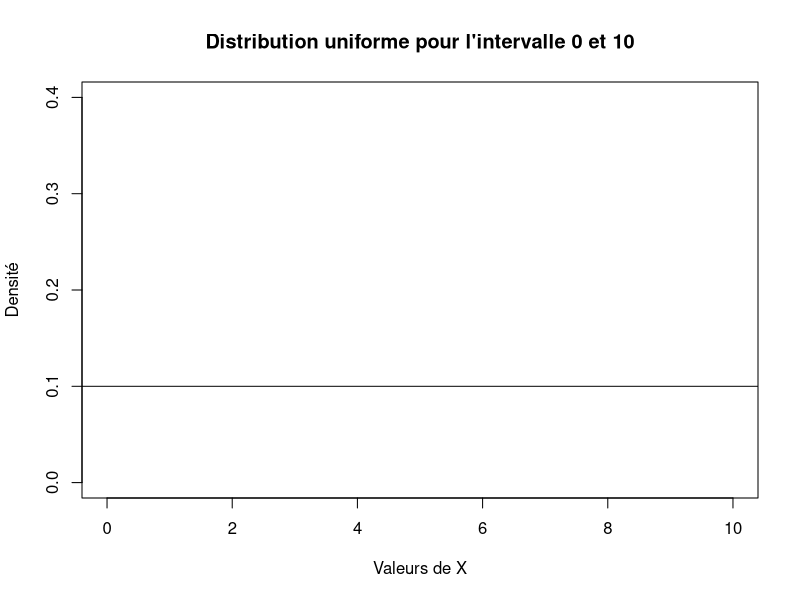
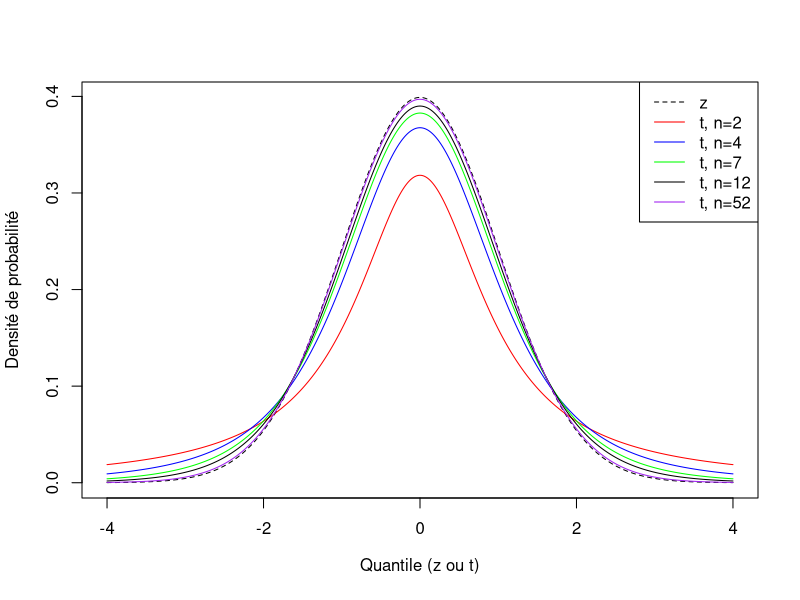
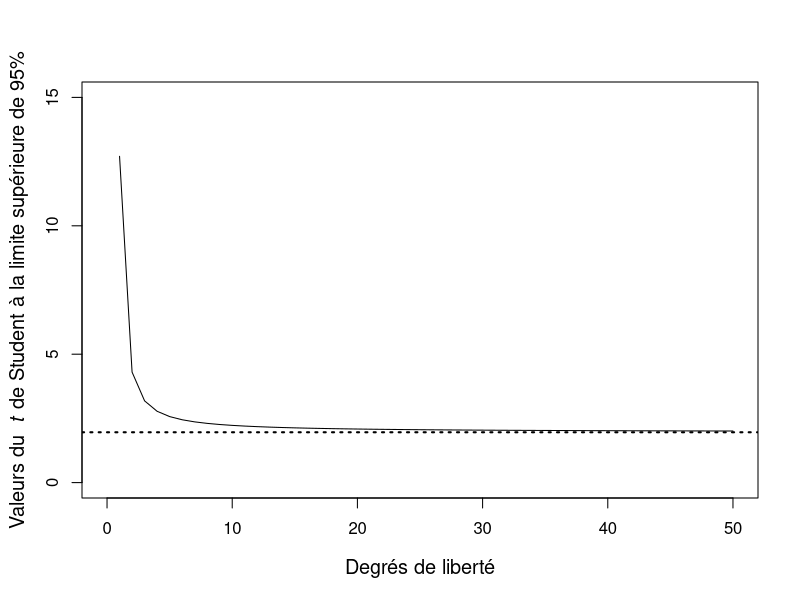
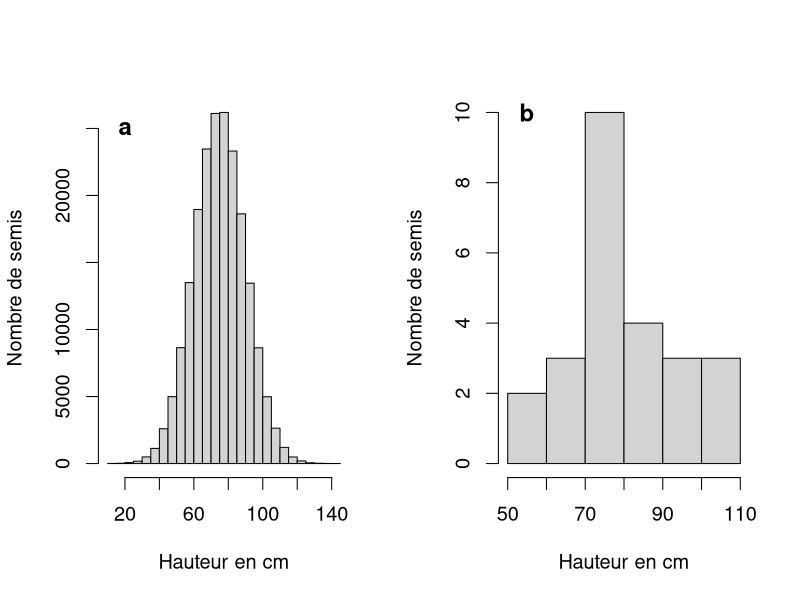
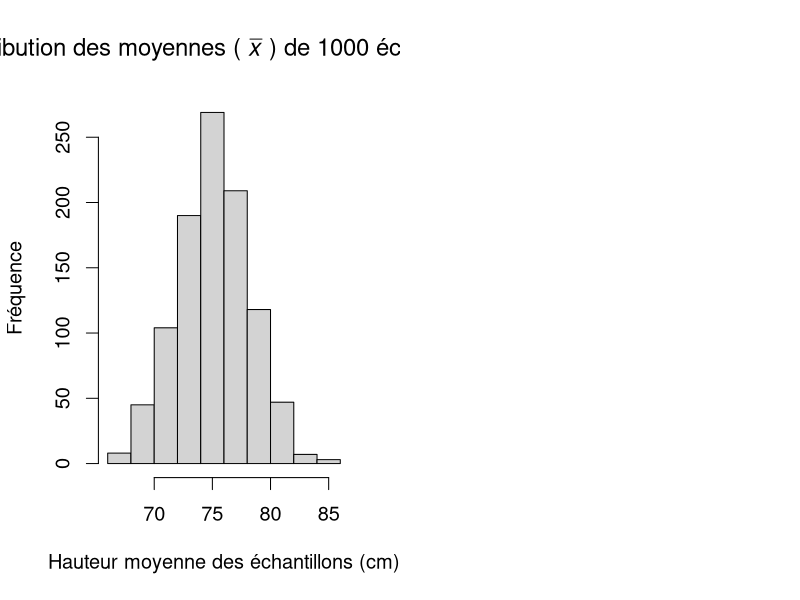

Write the R code that produced these figures, in order. (Note: this script raises an error after producing the figures.)
## ---- chunk 1
plot(x = 0:10, y = rep(x = 0.1, times = 11), ylab = "Densité", 
     xlab = "Valeurs de X", main = "Distribution uniforme pour l'intervalle 0 et 10", xlim = c(0, 10), ylim = c(0, 0.4), pch = "")
abline(h=0.1)
## ---- chunk 2
##on "numérote" 400 éléments
population <- 1:400

##on utilise la distribution uniforme
round(runif(n = 60, min = 0, max = 400), digits = 0)
## ---- chunk 3
##on crée une série de 10 observations
serie10 <- 1:10
serie10

##on sélectionne aléatoirement sans remise
sample(x = serie10, size = 10, replace = FALSE)

set.seed(seed = 3)
##on sélectionne aléatoirement avec remise
sample(x = serie10, size = 10, replace = TRUE)
## ---- chunk 4
dnorm(x = 3.5, mean = 4.2, sd = 10)
## ---- chunk 5
##z pour 0.05
qnorm(p = 0.05, mean = 0, sd = 1)

##la distribution est symétrique et on 
##peut obtenir le quantile du côté droit
qnorm(p = 0.95, mean = 0, sd = 1)

##z pour 0.025
qnorm(p = 0.025, mean = 0, sd = 1)
## ---- chunk 6
##probabilité cumulative pour z = 0.025
pnorm(q = -1.96, mean = 0, sd = 1)

##probabilité cumulative pour z = 0.05
pnorm(q = -1.64, mean = 0, sd = 1)
## ---- chunk 7
xvs <- seq(-4, 4, 0.01)
plot(xvs, dnorm(xvs), type = "l", lty = 2, ylab = "Densité de probabilité", 
     xlab = expression(paste("Quantile (", z, " ou ", t,")")))
legend(x = "topright", legend = c("z", "t, n=2", "t, n=4", "t, n=7", 
                         "t, n=12", "t, n=52"), lty = c(2, 1, 1, 1, 1, 1), 
       lwd = c(1, 1, 1, 1, 1, 1),
       col = c("black", "red", "blue", "green", "black", "purple"))
lines(xvs, dt(xvs, df = 1), col = "red")
lines(xvs, dt(xvs, df = 3), col = "blue")
lines(xvs, dt(xvs, df = 6), col = "green")
lines(xvs, dt(xvs, df = 11), lwd = 1)
lines(xvs, dt(xvs, df = 51), col = "purple", lwd = 1)
## ---- chunk 8
##standard normal distribution vs t distribution
plot(0, 0, xlim = c(0, 50), ylim = c(0, 15), type = "n", 
     xlab = "Degrés de liberté", ylab = "", cex.lab = 1.2)
mtext(side = 2, 
      text = expression(paste("Valeurs du  ", italic(t), " de Student à la limite supérieure de 95%")), line = 2.5, cex = 1.2)
lines(1:50, qt(0.975, df = 1:50))
abline(h = 1.96, lty = 3, lwd = 2)
## ---- chunk 9
##détermination du quantile du t à alpha/2
t.stat <- qt(p = 0.025, df = 31)
t.stat

##convertir le quantile en valeur positive 
##pour procéder au calcul des bornes
t.stat <- t.stat *(-1)
t.stat

##calcul de la SE
SE <- 3.39/sqrt(32)
SE

##calcul de la borne inférieure
20.1 - t.stat * SE

##calcul de la borne supérieure
20.1 + t.stat * SE
## ---- chunk 10
par(mfrow = c(1, 2), cex = 1.2)

##on génère 200 000 observations provenant d'une population avec mu=75, sigma=15
set.seed(seed = 22)
semis <- rnorm(n = 200000, mean = 75, sd = 15)
##visualisation de la population qui nous intéresse
hist(semis, xlab = "Hauteur en cm", ylab = "Nombre de semis", 
     main = "")
#"Histogramme de fréquence population complète de semis
text(y = 25000, x = 20, labels = expression(bold(a)), cex = 1.2)
mu <- mean(semis) #correspond au mu de la population
sigma <- sd(semis)   #correspond à l'écart-type de la population

##on tire un échantillon de 25 semis à partir de notre population
##on mesure 100 semis aléatoirement parmi la parcelle, sans remise
set.seed(seed = 22)
echantillon.1 <- sample(semis, size = 25, replace = FALSE)
hist(echantillon.1, xlab = "Hauteur en cm", ylab = "Nombre de semis", 
     main = "")
#expression(paste("Histogramme de fréquence ", italic(n), " = 25")
text(y = 10, x = 55, labels = expression(bold(b)), cex = 1.2) 
moy.1 <- mean(echantillon.1)
ecartype.1 <- sd(echantillon.1)
SE <- ecartype.1/sqrt(25)
lci <- moy.1 + qt(p = 0.025, df = 24)*SE
uci <- moy.1 - qt(p = 0.025, df = 24)*SE
## ---- chunk 11
##pour faciliter la compréhension du concept: intervalle à l'intérieur duquel se trouvera la moyenne de la population (mu) si on répète l'échantillonnage avec la même taille d'échantillon un grand nombre de fois
##notre population complète est contenue dans l'objet semis
##on veut calculer l'intervalle de confiance dans chaque échantillon de 25 semis
set.seed(seed = 42)
n <- 1000
mean.out <- rep(NA, 1000)
for (i in 1:n) {
echantillon <- sample(semis, size = 25, replace = FALSE)
mean.out[i] <- mean(echantillon)
}

hist(mean.out, xlab = "Hauteur moyenne des échantillons (cm)", ylab = "Fréquence", 
     main = expression(paste("Distribution des moyennes ( ", italic(bar(x)), " ) de 1000 échantillons")))
## ---- chunk 12
knitr::include_graphics("Module_2/images/grappes2.png")
## ---- chunk 13
knitr::include_graphics("Module_2/images/systematic.png")
## ---- chunk 14
vers <- read.table(file = "Module_2/data/vers.txt", header = TRUE) 
hist(vers$Superficie) 
## ---- chunk 15
hist(vers$Superficie, ylab = "Fréquences", xlab = "Superficie",
     main = "Histogramme de fréquences pour les valeurs de superficie")
## ---- chunk 16
table(vers$Vegetation) #fréquences de chaque type de végétation
barplot(height = table(vers$Vegetation), ylab = "Fréquences",
        xlab = "Type de végétation", col = "bisque") #diagramme en bâton
## ---- chunk 17
tab.freq <- table(vers$Humide, vers$Vegetation)
tab.freq
par(mfrow = c(2, 2)) #organiser 4 graphiques dans une matrice de 2 x 2
barplot(tab.freq, main = "Bâtons superposés") #bâtons superposés
barplot(tab.freq, beside = TRUE, 
        main = "Bâtons adjacents") #bâtons adjacents 
barplot(tab.freq, beside = TRUE, legend.text = TRUE, 
        main = "Ajouter une légende") #ajouter une légende
barplot(tab.freq, beside = TRUE, legend.text = TRUE, 
        col = c("green", "turquoise"), 
        main = "Légende et couleurs") #ajouter légende et couleurs
## ---- chunk 18
boxplot(Densite.vers ~ Vegetation, data = vers)
## ---- chunk 19
##on indique à R qu'on veut sauvegarder en pdf
pdf(file = "Module_2/images/boxplot.pdf", width = 6, height = 6)
##on crée le graphique - n'apparaîtra pas à l'écran
boxplot(Densite.vers ~ Vegetation, data = vers)
##on indique à R que le graphique est terminé
dev.off( ) #
## ---- chunk 20
##on indique à R qu'on veut sauvegarder en jpeg
jpeg(file = "Module_2/images/boxplot.jpeg", width = 1200, 
     height = 1200, quality = 100)
##on crée le graphique - n'apparaîtra pas à l'écran
boxplot(Densite.vers ~ Vegetation, data = vers)
##on indique à R que le graphique est terminé
dev.off( ) 
## ---- chunk 21
##importer jeu de données
croissance <- read.table("Module_2/data/croissance.csv", header = TRUE)
##on regarde une partie du jeu de données et sa structure
head(croissance)
str(croissance)
## ---- chunk 22
##on visualise les données
boxplot(croissance$gain ~ croissance$diete)
## ---- chunk 23
##on crée un sous-jeu de données pour chaque diète
avoine <- croissance[croissance$diete == "avoine", ]
ble <- croissance[croissance$diete == "ble", ]
orge <- croissance[croissance$diete == "orge", ]
## ---- chunk 24
##avoine - IC à 95%
n.avoine <- nrow(avoine)
moy.avoine <- mean(avoine$gain)
sd.avoine <- sd(avoine$gain)
SE.avoine <- sd.avoine/sqrt(n.avoine)
IC.inf.avoine <- moy.avoine + qt(p = 0.025, df = n.avoine - 1) * SE.avoine
IC.sup.avoine <- moy.avoine - qt(p = 0.025, df = n.avoine - 1) * SE.avoine
## ---- chunk 25
##ble - IC à 95%
n.ble <- nrow(ble)
moy.ble <- mean(ble$gain)
sd.ble <- sd(ble$gain)
SE.ble <- sd.ble/sqrt(n.ble)
IC.inf.ble <- moy.ble + qt(p = 0.025, df = n.ble - 1) * SE.ble
IC.sup.ble <- moy.ble - qt(p = 0.025, df = n.ble - 1) * SE.ble
## ---- chunk 26
##orge - IC à 95%
n.orge <- nrow(orge)
moy.orge <- mean(orge$gain)
sd.orge <- sd(orge$gain)
SE.orge <- sd.orge/sqrt(n.orge)
IC.inf.orge <- moy.orge + qt(p = 0.025, df = n.orge - 1) * SE.orge
IC.sup.orge <- moy.orge - qt(p = 0.025, df = n.orge - 1) * SE.orge
## ---- chunk 27
##assembler le tout dans un petit tableau
out <- data.frame(Groupe = c("avoine", "ble", "orge"), 
                  Moyenne = c(moy.avoine, moy.ble, moy.orge),
                  IC.inf = c(IC.inf.avoine, IC.inf.ble, IC.inf.orge),
                  IC.sup = c(IC.sup.avoine, IC.sup.ble, IC.sup.orge))
out
## ---- chunk 28
##présenter les résultats dans un graphique
##créer un graphique vide
##voir ?par pour les paramètres graphiques
plot(y = 0, x = 0, xlab = "Type de moulée",
     ylab = "Moyenne (kg)", main = "Moyennes ± IC à 95 %",
     ylim = c(min(out$IC.inf), max(out$IC.sup)), 
     ##détermine les limites sur le graphique
     xlim = c(0, 4), 
     xaxt = "n") #on n'affiche pas l'axe des x's tout de suite

##on ajoute l'axe des x's
axis(side = 1, at = c(1, 2, 3), labels = c("avoine", "ble", "orge"))

##ajouter les points
points(y = out$Moyenne, x = c(1, 2, 3))

##ajouter les barres d'erreurs
arrows(x0 = c(1, 2, 3), x1 = c(1, 2, 3), y0 = out$IC.inf,
       y1 = out$IC.sup, length = 0.05, code = 3, angle = 90)
##les barres d'erreurs ont un point de départ x0, y0 et 
##d'arrivée x1, y1
##length donne la longueur des flèches
##angle = 90 demande des flèches à 90o
##code = 3 demande une flèche au point de départ et d'arrivée
